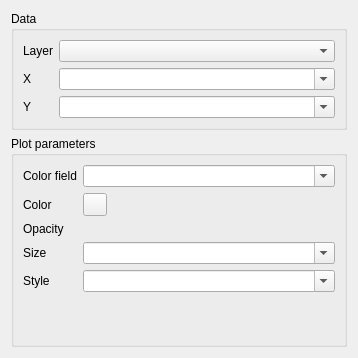
<?xml version="1.0" encoding="UTF-8"?>
<ui version="4.0">
 <class>Form</class>
 <widget class="QWidget" name="Form">
  <property name="geometry">
   <rect>
    <x>0</x>
    <y>0</y>
    <width>358</width>
    <height>358</height>
   </rect>
  </property>
  <property name="sizePolicy">
   <sizepolicy hsizetype="Preferred" vsizetype="Fixed">
    <horstretch>0</horstretch>
    <verstretch>0</verstretch>
   </sizepolicy>
  </property>
  <property name="minimumSize">
   <size>
    <width>0</width>
    <height>352</height>
   </size>
  </property>
  <property name="maximumSize">
   <size>
    <width>16777215</width>
    <height>358</height>
   </size>
  </property>
  <property name="windowTitle">
   <string>Form</string>
  </property>
  <layout class="QVBoxLayout" name="verticalLayout">
   <item>
    <widget class="QGroupBox" name="plot_data_box_2">
     <property name="sizePolicy">
      <sizepolicy hsizetype="Preferred" vsizetype="Maximum">
       <horstretch>0</horstretch>
       <verstretch>0</verstretch>
      </sizepolicy>
     </property>
     <property name="title">
      <string>Data</string>
     </property>
     <layout class="QFormLayout" name="formLayout">
      <item row="0" column="0">
       <widget class="QLabel" name="label_2">
        <property name="text">
         <string>Layer</string>
        </property>
       </widget>
      </item>
      <item row="0" column="1">
       <widget class="QgsMapLayerComboBox" name="layer"/>
      </item>
      <item row="1" column="0">
       <widget class="QLabel" name="label_3">
        <property name="text">
         <string>X</string>
        </property>
       </widget>
      </item>
      <item row="1" column="1">
       <widget class="QgsFieldComboBox" name="X">
        <property name="editable">
         <bool>true</bool>
        </property>
       </widget>
      </item>
      <item row="2" column="0">
       <widget class="QLabel" name="label">
        <property name="text">
         <string>Y</string>
        </property>
       </widget>
      </item>
      <item row="2" column="1">
       <widget class="QgsFieldComboBox" name="Y">
        <property name="editable">
         <bool>true</bool>
        </property>
       </widget>
      </item>
     </layout>
    </widget>
   </item>
   <item>
    <widget class="QgsCollapsibleGroupBox" name="parameter_box">
     <property name="title">
      <string>Plot parameters</string>
     </property>
     <layout class="QFormLayout" name="formLayout_2">
      <item row="0" column="0">
       <widget class="QLabel" name="label_4">
        <property name="text">
         <string>Color field</string>
        </property>
       </widget>
      </item>
      <item row="0" column="1">
       <widget class="QgsFieldComboBox" name="color_field">
        <property name="editable">
         <bool>true</bool>
        </property>
        <property name="allowEmptyFieldName">
         <bool>true</bool>
        </property>
       </widget>
      </item>
      <item row="1" column="0">
       <widget class="QLabel" name="label_113">
        <property name="text">
         <string>Color</string>
        </property>
       </widget>
      </item>
      <item row="1" column="1">
       <widget class="QgsColorButton" name="color">
        <property name="minimumSize">
         <size>
          <width>24</width>
          <height>0</height>
         </size>
        </property>
       </widget>
      </item>
      <item row="2" column="0">
       <widget class="QLabel" name="label_114">
        <property name="text">
         <string>Opacity</string>
        </property>
       </widget>
      </item>
      <item row="2" column="1">
       <widget class="QgsOpacityWidget" name="opacity">
        <property name="opacity">
         <double>1.000000000000000</double>
        </property>
       </widget>
      </item>
      <item row="3" column="0">
       <widget class="QLabel" name="label_116">
        <property name="text">
         <string>Size</string>
        </property>
       </widget>
      </item>
      <item row="3" column="1">
       <widget class="QgsFieldComboBox" name="size">
        <property name="editable">
         <bool>true</bool>
        </property>
        <property name="allowEmptyFieldName">
         <bool>true</bool>
        </property>
       </widget>
      </item>
      <item row="4" column="0">
       <widget class="QLabel" name="label_117">
        <property name="text">
         <string>Style</string>
        </property>
       </widget>
      </item>
      <item row="4" column="1">
       <widget class="QgsFieldComboBox" name="style">
        <property name="editable">
         <bool>true</bool>
        </property>
        <property name="allowEmptyFieldName">
         <bool>true</bool>
        </property>
       </widget>
      </item>
     </layout>
    </widget>
   </item>
  </layout>
 </widget>
 <customwidgets>
  <customwidget>
   <class>QgsCollapsibleGroupBox</class>
   <extends>QGroupBox</extends>
   <header>qgscollapsiblegroupbox.h</header>
   <container>1</container>
  </customwidget>
  <customwidget>
   <class>QgsColorButton</class>
   <extends>QToolButton</extends>
   <header>qgscolorbutton.h</header>
   <container>1</container>
  </customwidget>
  <customwidget>
   <class>QgsFieldComboBox</class>
   <extends>QComboBox</extends>
   <header>qgsfieldcombobox.h</header>
  </customwidget>
  <customwidget>
   <class>QgsMapLayerComboBox</class>
   <extends>QComboBox</extends>
   <header>qgsmaplayercombobox.h</header>
  </customwidget>
  <customwidget>
   <class>QgsOpacityWidget</class>
   <extends>QWidget</extends>
   <header>qgsopacitywidget.h</header>
   <container>1</container>
  </customwidget>
 </customwidgets>
 <resources/>
 <connections/>
</ui>
